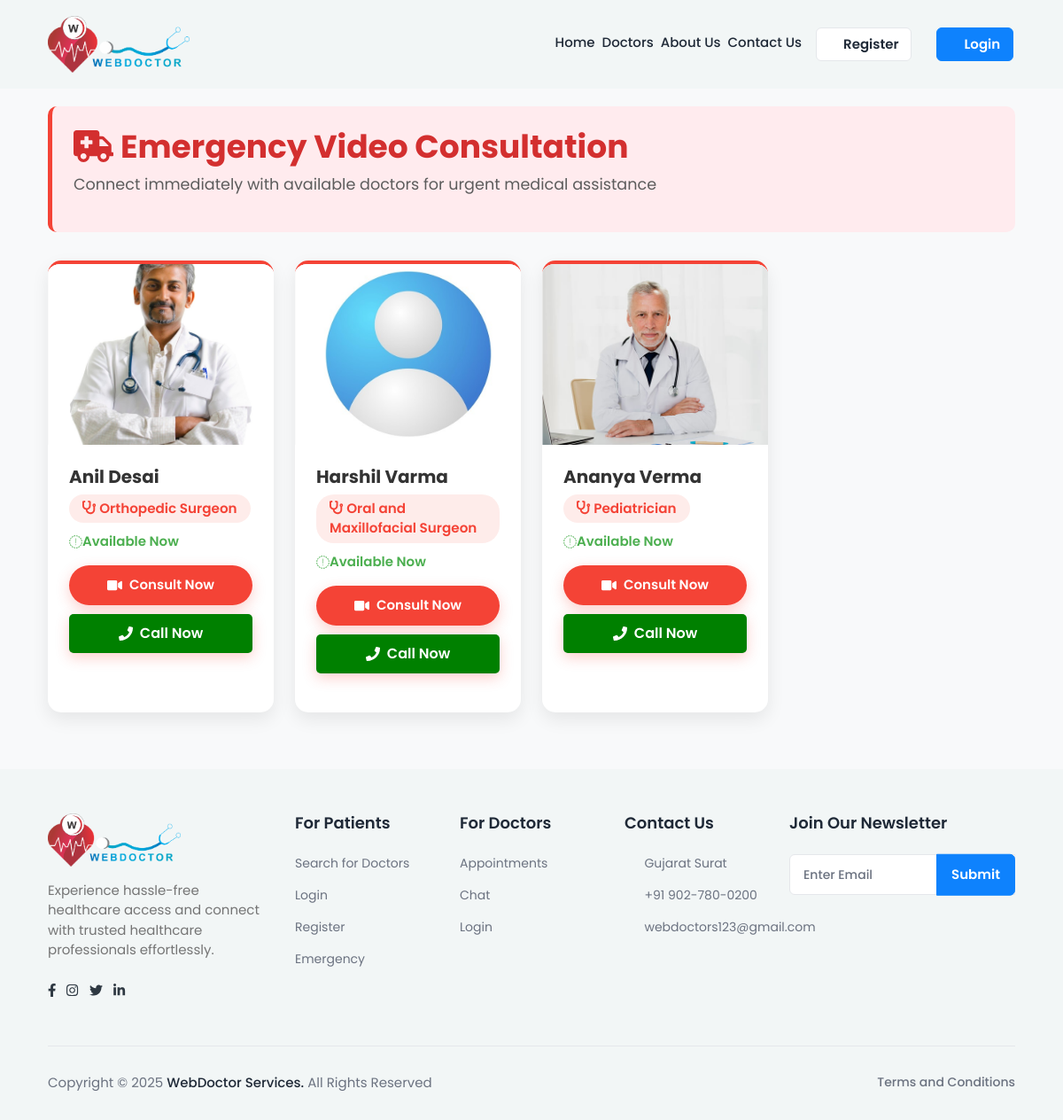
The page /emergency_consultation/ on the database its author committed.
### myapp/models.py (models this page shows, shortened)
class doctorRegister(models.Model):
    GENDER_CHOICES = [
        ('M', 'Male'),
        ('F', 'Female'),
        ('O', 'Other'),
    ]
    name = models.CharField(max_length=100)
    email = models.EmailField(unique=True)
    phno = models.BigIntegerField(unique=True)
    password = models.CharField(max_length=100)
    profile_img = models.ImageField(upload_to='profile_pics/', null=True, blank=True)
    qualification = models.CharField(max_length=100,blank=True, null=True)
    specialization = models.CharField(max_length=100,blank=True, null=True)
    experience = models.IntegerField(blank=True, null=True)
    address = models.TextField(blank=True, null=True)
    city = models.CharField(max_length=50,blank=True, null=True)
    state = models.CharField(max_length=50,blank=True, null=True)
    clinic_name = models.CharField(max_length=255)
    clinic_address = models.TextField()
    gender = models.CharField(max_length=5, choices=GENDER_CHOICES)
    mci_no = models.CharField(max_length=10,blank=True, null=True)
    fee = models.BigIntegerField(null=True)
    about_me=models.TextField(null=True)
    is_approved = models.BooleanField(default=False)
    is_rejected = models.BooleanField(default=False)
    is_available = models.BooleanField(default=False)  # Doctor is available for emergency

### myapp/views.py (the view)
# urls.py: path("emergency_consultation/", views.emergency_consultation_page, name="emergency_consultation_page"),
@csrf_exempt
def emergency_consultation_page(request):
    available_doctors = doctorRegister.objects.filter(is_approved=True, is_available=True)
    profile = None
    user_type = None
    if request.session.get("patient_id"):
        try:
            profile = patientRegister.objects.get(id=request.session["patient_id"])
            user_type = "patient"
        except patientRegister.DoesNotExist:
            request.session.flush()  # Clear session if patient not found
    elif request.session.get("doctor_id"):
        try:
            profile = doctorRegister.objects.get(id=request.session["doctor_id"])
            user_type = "doctor"
        except doctorRegister.DoesNotExist:
            request.session.flush()  # Clear session if doctor not found
    return render(request, "emergency.html", {
        "doctors": available_doctors,
        "profile": profile,  # Pass profile for user data
        "user_type": user_type  # Identify if user is a patient or doctor
    })

### myapp/templates/emergency.html (shortened to what this page needs)
{% load static %}
<html lang="en">
<head>
  <link rel="stylesheet" href="https://cdnjs.cloudflare.com/ajax/libs/font-awesome/5.15.3/css/all.min.css" />
  <link rel="stylesheet" href="{% static 'assets/css/bootstrap.min.css' %}" />
  <link rel="stylesheet" href="https://cdnjs.cloudflare.com/ajax/libs/font-awesome/6.0.0-beta3/css/all.min.css" />
  <link rel="stylesheet" href="{% static 'assets/plugins/fontawesome/css/fontawesome.min.css' %}" />
  <link rel="stylesheet" href="{% static 'assets/plugins/fontawesome/css/all.min.css' %}" />
  <link rel="stylesheet" href="{% static 'assets/css/feather.css' %}" />
  <link rel="stylesheet" href="{% static 'assets/css/custom.css' %}" />
</head>
<body>
  <div class="main-wrapper">
    <header class="header header-fixed header-one">
      <div class="container">
        <nav class="navbar navbar-expand-lg header-nav">
          <div class="navbar-header">
            <a href="/" class="navbar-brand logo">
              <img src="{% static 'assets/img/logo.png' %}" class="img-fluid" alt="Logo">
            </a>
          </div>
          <div class="main-menu-wrapper">
            <ul class="main-nav">
              <li><a
                  href="{% if user_type == 'patient' or user_type == 'doctor' %}{% url 'index' %}{% else %}{% url 'home' %}{% endif %}">Home</a>
              </li>
              <li><a href="{% url 'doctor_list' %}">Doctors</a></li>
              <li>
                {% if request.session.patient_id or request.session.doctor_id %}
                <a href="{% url 'about_us' %}">About Us</a>
                {% else %}
                <a href="{% url 'about' %}">About Us</a>
                {% endif %}
              </li>
              <li>
                {% if request.session.patient_id or request.session.doctor_id %}
                <a href="{% url 'contact_us' %}">Contact Us</a>
                {% else %}
                <a href="{% url 'contact' %}">Contact Us</a>
                {% endif %}
              </li>
              <ul class="nav header-navbar-rht pt-3">
                {% if request.session.patient_id or request.session.doctor_id %}
                <li class="nav-item dropdown has-arrow logged-item">
                  <a href="#" class="dropdown-toggle nav-link" data-bs-toggle="dropdown" aria-expanded="false">
                    <span class="user-img">
                      {% if profile and profile.profile_img %}
                      <img class="rounded-circle" src="{{ profile.profile_img.url }}" width="31" alt="profile" />
                      {% else %}
                      <img class="rounded-circle" src="/static/assets/img/default_profile.png" width="31"
                        alt="default profile" />
                      {% endif %}
                    </span>
                  </a>
                  <div class="dropdown-menu dropdown-menu-end">
                    <div class="user-header d-flex align-items-center">
                      <div class="avatar avatar-sm me-2">
                        {% if profile and profile.profile_img %}
                        <img class="rounded-circle" src="{{ profile.profile_img.url }}" width="31" alt="profile" />
                        {% else %}
                        <img class="rounded-circle" src="/static/assets/img/default_profile.png" width="31"
                          alt="default profile" />
                        {% endif %}
                      </div>
                      <div class="user-text">
                        <h6 class="mb-0">{{ profile.name }}</h6>
                      </div>
                    </div>
                    {% if user_type == "patient" %}
                    <a class="dropdown-item" href="{% url 'patient_dashboard' %}">Dashboard</a>
                    <a class="dropdown-item" href="{% url 'patient_profile_settings' %}">Profile Settings</a>
                    {% elif user_type == "doctor" %}
                    <a class="dropdown-item" href="{% url 'doctor_dashboard' %}">Dashboard</a>
                    <a class="dropdown-item" href="{% url 'doctor_profile_settings' %}">Profile Settings</a>
                    {% endif %}
                    <a class="dropdown-item text-danger" href="{% url 'logout' %}">Logout</a>
                  </div>
                </li>
                {% else %}
                <li class="register-btn mb-3 mx-2">
                  <a href="{% url 'register' %}" class="btn reg-btn btn-primary">
                    <i class="feather-user"></i>Register
                  </a>
                </li>
                <li class="register-btn mb-3 ">
                  <a href="{% url 'login' %}" class="btn btn-primary log-btn">
                    <i class="feather-lock"></i>Login
                  </a>
                </li>
                {% endif %}
              </ul>
            </ul>
          </div>
        </nav>
      </div>
    </header>
    <section class="emergency-section" style="padding-top:120px !important">
      <div class="container">
        <div class="emergency-header">
          <h1 class="emergency-title"><i class="fas fa-ambulance me-2"></i>Emergency Video Consultation</h1>
          <p class="emergency-subtitle">Connect immediately with available doctors for urgent medical assistance</p>
        </div>
        <div class="row g-4">
          {% for doctor in doctors %}
          <div class="col-12 col-sm-6 col-md-4 col-lg-3">
            <div class="emergency-card">
              <div class="emergency-img-container">
                {% if doctor.profile_img %}
                <img class="emergency-img" src="{{ doctor.profile_img.url }}" alt="{{ doctor.name }}" onerror="this.src='{% static 'assets/img/default_profile.png' %}'" />
                {% else %}
                <img class="emergency-img" src="{% static 'assets/img/default_profile.png' %}" alt="default profile" />
                {% endif %}
              </div>
              <div class="emergency-card-body">
                <h5 class="emergency-card-title">{{ doctor.name }}</h5>
                <span class="emergency-specialization">
                  <i class="fas fa-stethoscope me-1"></i>{{ doctor.specialization }}
                </span>
                <p class="emergency-status">
                  <i class="fas fa-circle-check"></i> Available Now
                </p>
                <button class="emergency-btn consult-btn"
                        data-doctor-id="{{ doctor.id }}"
                        data-is-authenticated="{{ request.user.is_authenticated|yesno:'true,false' }}">
                  <i class="fas fa-video me-2"></i>Consult Now
                </button>
                <button class="emergency-btn call-btn"
        data-doctor-id="{{ doctor.id }}"
        data-is-authenticated="{{ request.user.is_authenticated|yesno:'true,false' }}"
        onclick="callDoctor('{{ doctor.phno }}')">
    <i class="fas fa-phone me-2"></i>Call Now
</button>
              </div>
            </div>
          </div>
          {% endfor %}
        </div>
      </div>
    </section>
    {% include "footer.html" %}
</body>
</html>

### myapp/static/assets/css/feather.css (style rules this page uses)
[class^="feather-"], [class*=" feather-"] { font-family: 'feather' !important; speak: none; font-style: normal; font-weight: normal; font-variant: normal; text-transform: none; line-height: 1; -webkit-font-smoothing: antialiased; -moz-osx-font-smoothing: grayscale; }
.feather-lock:before { content: "\e987"; }
.feather-user:before { content: "\e9f1"; }

### rows shown on the page
doctorRegister: profile_img (picture), name "Anil Desai", specialization "Orthopedic Surgeon"
doctorRegister: shows a picture, name "Harshil Varma", specialization "Oral and Maxillofacial Surgeon"
doctorRegister: profile_img (picture), name "Ananya Verma", specialization "Pediatrician"
